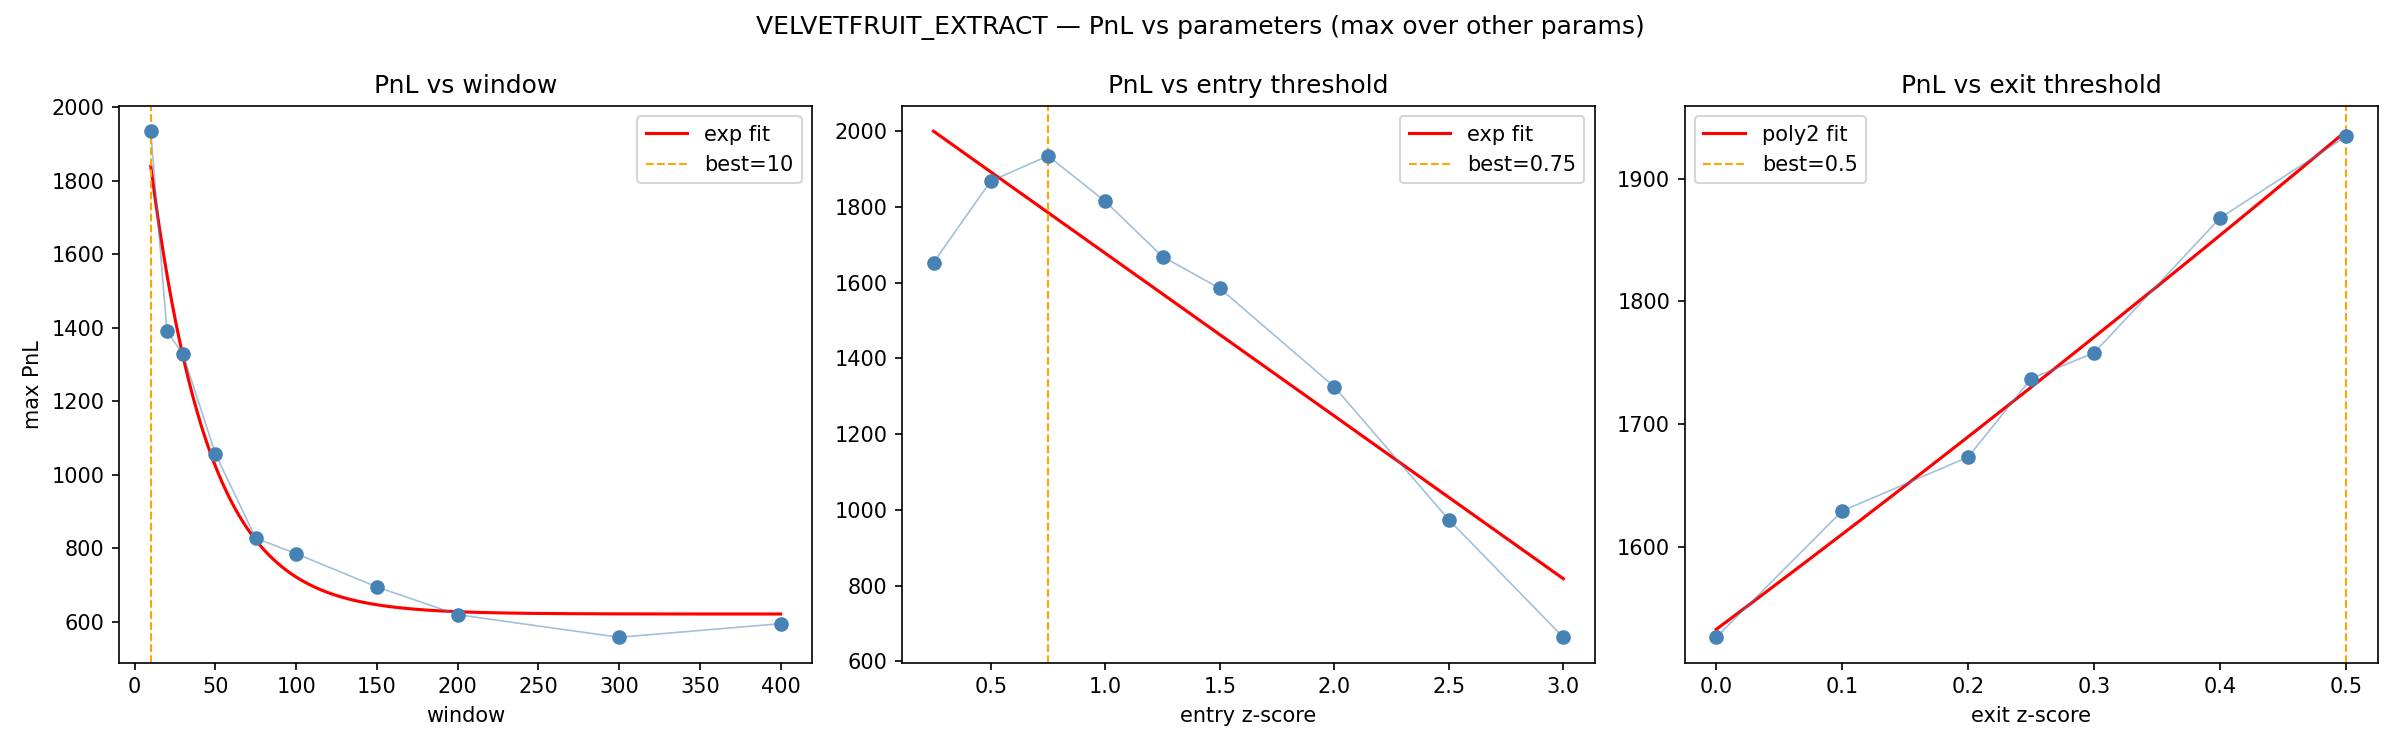

The Python source for this figure:
import numpy as np
import pandas as pd
import matplotlib.pyplot as plt
from pathlib import Path
from itertools import product as iproduct
from scipy.optimize import curve_fit

DATA_DIR = Path(__file__).parent.parent / "data"
PRICE_FILES = sorted(DATA_DIR.glob("prices_round_3_day_*.csv"))


def load() -> np.ndarray:
    dfs = []
    for f in PRICE_FILES:
        df = pd.read_csv(f, sep=";")
        dfs.append(df[df["product"] == "VELVETFRUIT_EXTRACT"])
    data = pd.concat(dfs, ignore_index=True)
    data = data.sort_values(["day", "timestamp"]).reset_index(drop=True)
    return data["mid_price"].values


def simulate(prices, window, entry, exit_z):
    n = len(prices)
    pnl = 0.0
    position = 0
    entry_price = 0.0
    for i in range(window, n):
        wp = prices[i - window:i]
        mu = wp.mean()
        sigma = wp.std()
        if sigma < 1e-9:
            continue
        z = (prices[i] - mu) / sigma
        if position == 0:
            if z < -entry:
                position = 1; entry_price = prices[i]
            elif z > entry:
                position = -1; entry_price = prices[i]
        elif position == 1:
            if z >= -exit_z:
                pnl += prices[i] - entry_price; position = 0
        elif position == -1:
            if z <= exit_z:
                pnl += entry_price - prices[i]; position = 0
    if position == 1:
        pnl += prices[-1] - entry_price
    elif position == -1:
        pnl += entry_price - prices[-1]
    return pnl


def main():
    prices = load()

    windows = [10, 20, 30, 50, 75, 100, 150, 200, 300, 400]
    entries = [0.25, 0.5, 0.75, 1.0, 1.25, 1.5, 2.0, 2.5, 3.0]
    exits   = [0.0, 0.1, 0.2, 0.25, 0.3, 0.4, 0.5]

    # full grid
    rows = []
    for w, en, ex in iproduct(windows, entries, exits):
        if ex >= en:
            continue
        p = simulate(prices, w, en, ex)
        rows.append({"window": w, "entry": en, "exit": ex, "pnl": p})
    df = pd.DataFrame(rows)

    best = df.loc[df["pnl"].idxmax()]
    print(f"Best: window={best.window:.0f}, entry={best.entry}, exit={best.exit}, PnL={best.pnl:.2f}")

    # marginal: max PnL for each value of one param
    w_vals = sorted(df["window"].unique())
    en_vals = sorted(df["entry"].unique())
    ex_vals = sorted(df["exit"].unique())

    w_pnl  = [df[df["window"] == v]["pnl"].max() for v in w_vals]
    en_pnl = [df[df["entry"]  == v]["pnl"].max() for v in en_vals]
    ex_pnl = [df[df["exit"]   == v]["pnl"].max() for v in ex_vals]

    # fits
    def exp_decay(x, a, b, c):
        return a * np.exp(-b * np.array(x, dtype=float)) + c

    def poly2(x, a, b, c):
        x = np.array(x, dtype=float)
        return a * x**2 + b * x + c

    fig, axes = plt.subplots(1, 3, figsize=(16, 5))
    fig.suptitle("VELVETFRUIT_EXTRACT — PnL vs parameters (max over other params)", fontsize=12)

    # --- window ---
    ax = axes[0]
    xf = np.linspace(min(w_vals), max(w_vals), 300)
    try:
        p0, _ = curve_fit(exp_decay, w_vals, w_pnl, p0=[1000, 0.01, 200], maxfev=5000)
        ax.plot(xf, exp_decay(xf, *p0), color="red", linewidth=1.5, label=f"exp fit")
    except Exception:
        pass
    ax.scatter(w_vals, w_pnl, color="steelblue", zorder=3)
    ax.plot(w_vals, w_pnl, color="steelblue", linewidth=0.8, alpha=0.5)
    ax.set_xlabel("window")
    ax.set_ylabel("max PnL")
    ax.set_title("PnL vs window")
    ax.legend()
    ax.axvline(best.window, color="orange", linestyle="--", linewidth=1, label=f"best={best.window:.0f}")
    ax.legend()

    # --- entry_z ---
    ax = axes[1]
    xf = np.linspace(min(en_vals), max(en_vals), 300)
    try:
        p0, _ = curve_fit(exp_decay, en_vals, en_pnl, p0=[1000, 1.0, 100], maxfev=5000)
        ax.plot(xf, exp_decay(xf, *p0), color="red", linewidth=1.5, label="exp fit")
    except Exception:
        pass
    ax.scatter(en_vals, en_pnl, color="steelblue", zorder=3)
    ax.plot(en_vals, en_pnl, color="steelblue", linewidth=0.8, alpha=0.5)
    ax.axvline(best.entry, color="orange", linestyle="--", linewidth=1, label=f"best={best.entry}")
    ax.set_xlabel("entry z-score")
    ax.set_title("PnL vs entry threshold")
    ax.legend()

    # --- exit_z ---
    ax = axes[2]
    xf = np.linspace(min(ex_vals), max(ex_vals), 300)
    try:
        p0, _ = curve_fit(poly2, ex_vals, ex_pnl, maxfev=5000)
        ax.plot(xf, poly2(xf, *p0), color="red", linewidth=1.5, label="poly2 fit")
    except Exception:
        pass
    ax.scatter(ex_vals, ex_pnl, color="steelblue", zorder=3)
    ax.plot(ex_vals, ex_pnl, color="steelblue", linewidth=0.8, alpha=0.5)
    ax.axvline(best.exit, color="orange", linestyle="--", linewidth=1, label=f"best={best.exit}")
    ax.set_xlabel("exit z-score")
    ax.set_title("PnL vs exit threshold")
    ax.legend()

    plt.tight_layout()
    plt.savefig(Path(__file__).parent / "velvetfruit_param_sweep.png", dpi=150)
    plt.show()


if __name__ == "__main__":
    main()
